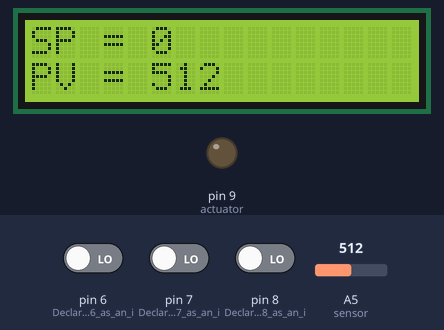
The sketch below on a simulated Arduino Uno, built with avr-gcc and run on an emulated ATmega328P. Parts: 16×2 character LCD, output pins drawn as LEDs (lit = HIGH). Inputs (shaded band) come from the test bench; at power-on: pin 7 (Declare_the_pin_7_as_an_i) LOW, pin 6 (Declare_the_pin_6_as_an_i) LOW, A5 (sensor) = 512, pin 8 (Declare_the_pin_8_as_an_i) LOW.

Above: at 1.2 s.
1.3 s: pin 7 (Declare_the_pin_7_as_an_i) driven HIGH
At 4.18 s:
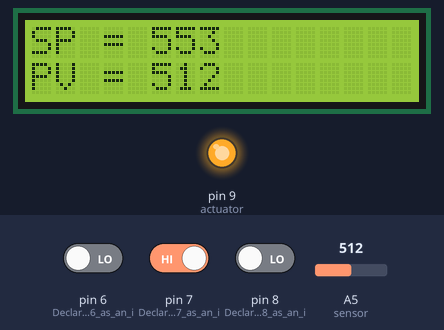
4.3 s: pin 6 (Declare_the_pin_6_as_an_i) driven HIGH
At 5.1 s:
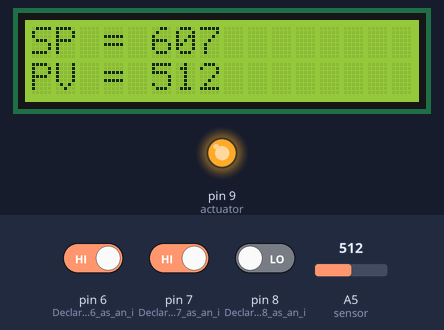
7.3 s: A5 (sensor) set to 0
At 7.9 s:
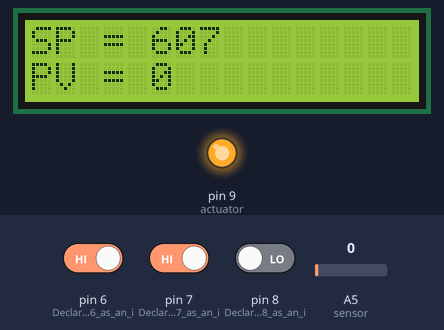
10.3 s: pin 8 (Declare_the_pin_8_as_an_i) driven HIGH
At 11.3 s:
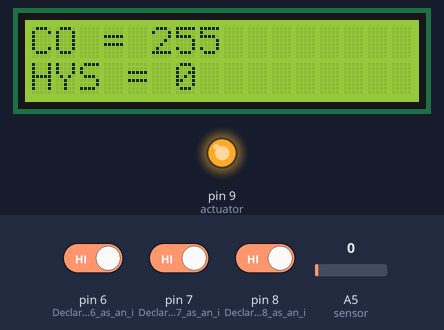
13.3 s: pin 7 (Declare_the_pin_7_as_an_i) driven LOW
At 13.47 s:
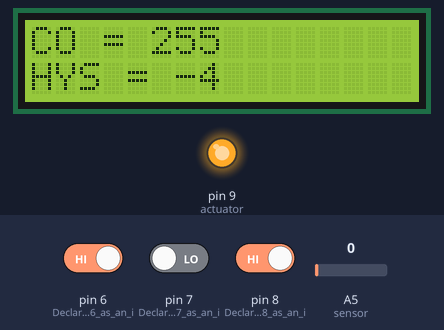
16.3 s: pin 7 (Declare_the_pin_7_as_an_i) driven HIGH
At 17.4 s:
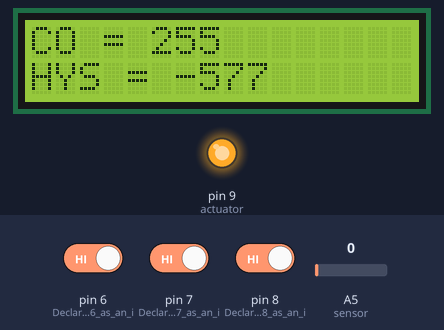
Timing chart, 0 to 19.3 s (numbered marks = the images above; inputs shaded):
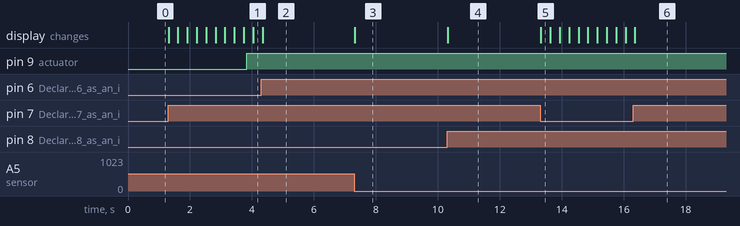

Measured:
- after the input at 1.3 s, pin 9 (actuator): LOW → HIGH after 2.5 s; the display: first changes at once (image 1 shows a later state)
- after the input at 7.3 s, the display: changes at once (image 3)
- after the input at 10.3 s, the display: changes at once (image 4)
- after the input at 13.3 s, the display: changes at once (image 5)

The sketch:

Arduino_LDR_ON-OFF.ino
```cpp
/*
This is a program designed to control a light loop where an LED is the actuator
and a LDR is the sensor with ON-OFF Control.
*/

#include <LiquidCrystal.h>                                                 // Adds the LiquidCrystal librairy in order to use the lcd srceen
const int rs = 12, en = 11, d4 = 5, d5 = 4, d6 = 3, d7 = 2;                // Define which of the Arduino pins are connected to the LCD's pins
LiquidCrystal lcd(rs, en, d4, d5, d6, d7);                                 // Define the LCD pin numbers that are in use

int sensor = A5;                                                           // Associating pin A5 to the word sensor
int actuator = 9;                                                          // Associating pin 9 to the word sensor
int PV = 0;                                                                // Creating a variable called PV
int inputValue = 0;                                                        // Creating a variable called inputValue
int CO = 0;                                                                // Creating a variable called CO
int setpoint = 0;                                                          // Creating a variable called setpoint
int HYS = 0;                                                               // Creating a variable called HYS
int BTN1 = 0;                                                              // Creating a variable called BTN1
int BTN2 = 0;                                                              // Creating a variable called BTN2
int SCRN = 0;                                                              // Creating a variable called SCRN
int SCRNOLD = 0;                                                           // Creating a variable called SCRNOLD
int i = 0;                                                                 // Creating a variable called i

void setup() {
  // put your setup code here, to run once:

Serial.begin (9600);                                                       // Initializing the serial communication
lcd.begin(16, 2);                                                          // Initializing a 16x2 LCD screen in order to display something on it
pinMode(actuator,OUTPUT);                                                  // Declare the pin associated with actuator as an output
pinMode(sensor,INPUT);                                                     // Declare the pin associated with sensor as an input
pinMode(7 ,INPUT);                                                         // Declare the pin 7 as an input
pinMode(6 ,INPUT);                                                         // Declare the pin 6 as an input
pinMode(8 ,INPUT);                                                         // Declare the pin 8 as an input

}

void loop() {
  // put your main code here, to run repeatedly:

BTN1 = digitalRead(7);                                                      // BTN1 will read the current state of pin 7
BTN2 = digitalRead(6);                                                      // BTN2 will read the current state of pin 6
SCRN = digitalRead(8);                                                      // SCRN will read the current state of pin 8
PV = analogRead(sensor);                                                    // PV SCRN will read the current state of the sensor


if (SCRNOLD==0 && SCRN==1){                                                 // This is the code that will allow you to change pages on the LCD screen
  if (i==0){
    i=1;
  }
else{ i=0;;
 }
}
SCRNOLD = SCRN;


if (i == 0){                                                                // One page will print the C.O. and hysteresis while the other page will print the PV and SP
 lcd.clear();
 lcd.setCursor(0,0);
 lcd.print("SP = ");
 lcd.print(setpoint);
 lcd.setCursor(0,1);
 lcd.print("PV = ");
 lcd.print(PV);

}
else{
 lcd.clear();
 lcd.setCursor(0,0);
 lcd.print("CO = ");
 lcd.print(CO);
 lcd.setCursor(0,1);
 lcd.print("HYS = ");
 lcd.print(HYS);
}

if (i == 0){                                                              // When SP is being displyed button 1 will increase the SP by 1
 if (BTN1 == HIGH){
   setpoint = setpoint + 1;

 }
 else{
  setpoint = setpoint;
 }

 if (BTN2 == HIGH){                                                       // When SP is being displayed button 2 will decrease the SP by 1
  setpoint = setpoint - 1;

 }
 else{
  setpoint = setpoint;
 }
}
else if(i == 1){

 if (BTN1 == HIGH){                                                       // When HYS is being displyed button 1 will increase the HYS by 1
   HYS = HYS + 1;

 }
 else{
   HYS = HYS;
 }

 if (BTN2 == HIGH){                                                        // When HYS is being displayed button 2 will decrease the HYS by 1
   HYS = HYS - 1;

 }
 else{
   HYS = HYS;
 }
}

if (PV <= (setpoint-HYS)){                                                 // Turn the LED fully ON when the PV goes below the SP and negative hysteresis
  CO = 255;
}
else if (PV >= (setpoint+HYS)){                                            // Turn the LED fully OFF when the PV goes above the SP and positive hysteresis
  CO = 0;
}

analogWrite(actuator, CO);                                                  // Control the brightness of the LED base on the value of the C.O.

}
```
